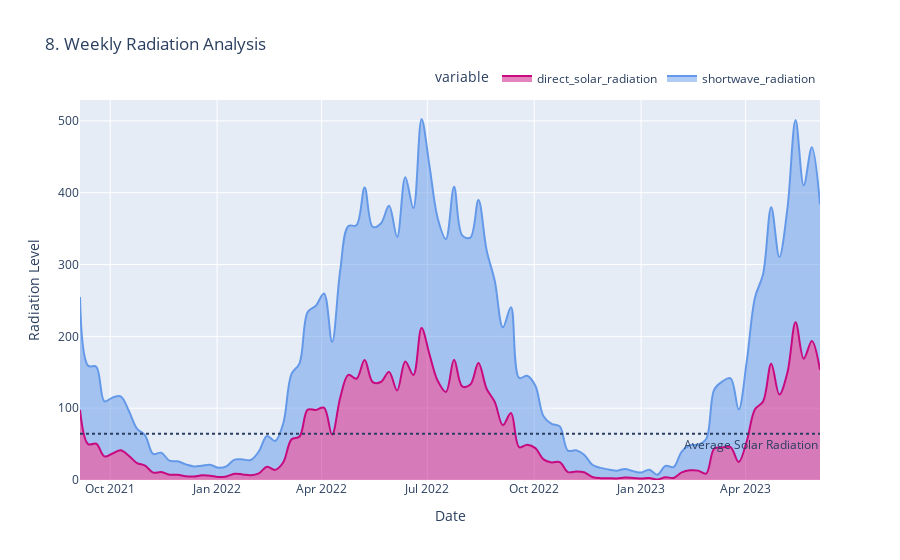

Notebook cell for this chart:
### Code cell
fig = px.area(weekly, x=weekly.index, y=["direct_solar_radiation","shortwave_radiation"],
              title='8. Weekly Radiation Analysis',
              color_discrete_map={"shortwave_radiation": "#6499E9",
                                  "direct_solar_radiation": "#C70A80"},
              line_shape='spline')
fig.add_hline(y=meanSolar, line_dash="dot",
              annotation_text="Average Solar Radiation", annotation_position="bottom right")
fig.update_layout(xaxis_title="Date", yaxis_title="Radiation Level",
                  legend=dict(orientation="h", yanchor="bottom", y=1.02, xanchor="right", x=1))
fig.show()
